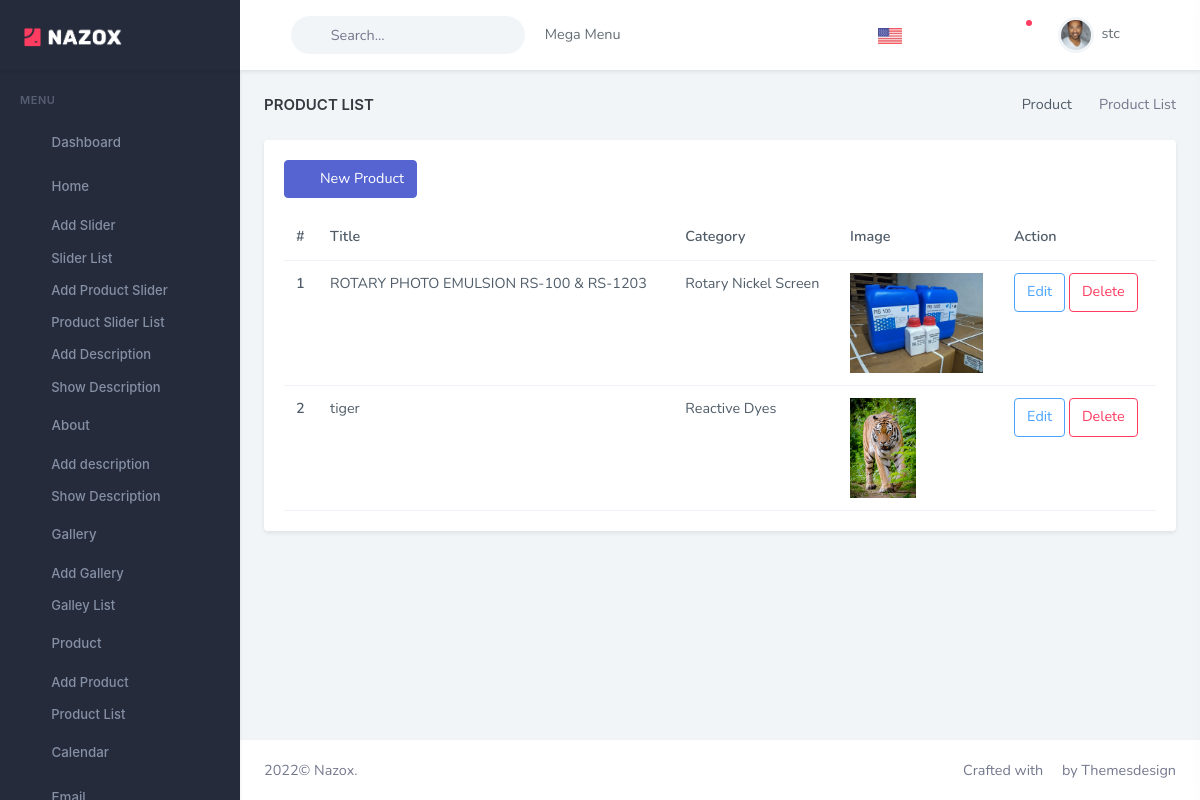
/dashboard/product-list (signed in), run on the app's committed database.
### home/models.py (models this page shows, shortened)
class Product(models.Model):
    CATEGORY_CHOICES = (
        ('Rotary Nickel Screen', 'Rotary Nickel Screen'),
        ('Flat Bed Screen', 'Flat Bed Screen'),
        ('Reactive Dyes', 'Reactive Dyes'),
        ('Auxiliaries', 'Auxiliaries'),
        ('Others', 'Others'),
    )
    title = models.CharField(max_length=100)
    category = models.CharField(max_length=100, choices=CATEGORY_CHOICES,)
    image = models.ImageField(upload_to='product')

### home/views.py (the view)
# urls.py: path('dashboard/product-list', views.ProductListView.as_view(), name='dash-product'),  # Product list
class ProductListView(LoginRequiredMixin, View):
    def get(self, request):
        context = {
            'product': Product.objects.all(),
            'title': "Product List",
            'pageview': "Product"
        }
        return render(request, 'home/product_list.html', context)

### templates/home/product_list.html
{% extends 'partials/base.html' %}
{% load static %}
{% block content %}
                        <div class="row">
                            <div class="col-lg-12">
                                <div class="card">
                                    <div class="card-body">
                                        <div class="">
                                            <a href="{% url 'product-create' %}" class="btn btn-primary mb-3"><i class="mdi mdi-plus me-2"></i> New Product</a>
                                        </div>
                                        <div class="table-responsive">
                                            <table class="table mb-0">
                                                <thead>
                                                    <tr>
                                                        <th>#</th>
                                                        <th>Title</th>
                                                        <th>Category</th>
                                                        <th>Image</th>
                                                        <th>Action</th>
                                                    </tr>
                                                </thead>
                                                {% for item in product %}
                                                <tbody>
                                                    <tr>
                                                        <th scope="row">{{forloop.counter}}</th>
                                                        <td>{{item.title}}</td>
                                                        <td>{{item.category}}</td>
                                                        <td><img src="{{ item.image.url }}" alt=""  height="100" /></td>
                                                        <td>
                                                            <a href="{% url 'product-edit' item.id %}">
                                                                <button class="btn btn-outline-info">Edit</button>
                                                            </a>
                                                            <a href="{% url 'delete-product' item.id %}">
                                                                <button class="btn btn-outline-danger">Delete</button>
                                                            </a>
                                                        </td>
                                                    </tr>
                                                </tbody>
                                                {% endfor %}
                                            </table>
                                        </div>
                                    </div>
                                </div>
                            </div>
                        </div>
{% endblock content %}

### templates/partials/header.html (shortened to what this page needs)
{% load static %}
{% block header %}
		<header id="page-topbar">
			<div class="navbar-header">
				<div class="d-flex">
					<div class="navbar-brand-box">
						<a href="{% url 'dashboard' %}" class="logo logo-light">
							<span class="logo-lg">
                                    <img src="{% static 'images/logo-light.png' %}" alt="logo-light" height="20">
                                </span>
						</a>
					</div>
					<button type="button" class="btn btn-sm px-3 font-size-24 header-item waves-effect" id="vertical-menu-btn"> <i class="ri-menu-2-line align-middle"></i>
					</button>
					<form class="app-search d-none d-lg-block">
						<div class="position-relative">
							<input type="text" class="form-control" placeholder="Search..."> <span class="ri-search-line"></span>
						</div>
					</form>
					<div class="dropdown dropdown-mega d-none d-lg-block ms-2">
						<button type="button" class="btn header-item waves-effect" data-bs-toggle="dropdown" aria-haspopup="false" aria-expanded="false" key="t-megamenu">Mega Menu <i class="mdi mdi-chevron-down"></i>
						</button>
					</div>
				</div>
				<div class="d-flex">
					<div class="dropdown d-inline-block">
						<button type="button" class="btn header-item waves-effect" data-bs-toggle="dropdown" aria-haspopup="true"
						aria-expanded="false">
						<img id="header-lang-img" src="{% static 'images/flags/us.jpg' %}" alt="Header Language" height="16" />
						</button>
					</div>
					<div class="dropdown d-none d-lg-inline-block ms-1">
						<button type="button" class="btn header-item noti-icon waves-effect" data-bs-toggle="dropdown" aria-haspopup="true" aria-expanded="false"> <i class="ri-apps-2-line"></i>
						</button>
					</div>
					<div class="dropdown d-none d-lg-inline-block ms-1">
						<button type="button" class="btn header-item noti-icon waves-effect" data-toggle="fullscreen"> <i class="ri-fullscreen-line"></i>
						</button>
					</div>
					<div class="dropdown d-inline-block">
						<button type="button" class="btn header-item noti-icon waves-effect" id="page-header-notifications-dropdown" data-bs-toggle="dropdown" aria-expanded="false"> <i class="ri-notification-3-line"></i>
							<span class="noti-dot"></span>
						</button>
					</div>
					<div class="dropdown d-inline-block user-dropdown">
						<button type="button" class="btn header-item waves-effect" id="page-header-user-dropdown" data-bs-toggle="dropdown" aria-haspopup="true" aria-expanded="false">
							<img class="rounded-circle header-profile-user" src="{% static 'images/users/avatar-2.jpg' %}" alt="Header Avatar"> <span class="d-none d-xl-inline-block ms-1">{{user.username}}</span>
							<i class="mdi mdi-chevron-down d-none d-xl-inline-block"></i>
						</button>
					</div>
					<div class="dropdown d-inline-block">
						<button type="button" class="btn header-item noti-icon right-bar-toggle waves-effect"> <i class="ri-settings-2-line"></i>
						</button>
					</div>
				</div>
			</div>
		</header>
{% endblock header %}

### data on the page
Product: title "ROTARY PHOTO EMULSION RS-100 & RS-1203", category "Rotary Nickel Screen", image (picture)
Product: title "tiger", category "Reactive Dyes", image (picture)

### other printed values
{{ user.username }} "stc"
{{ title }} "PRODUCT LIST"
{{ pageview }} "Product"
{{ title }} "Product List"
